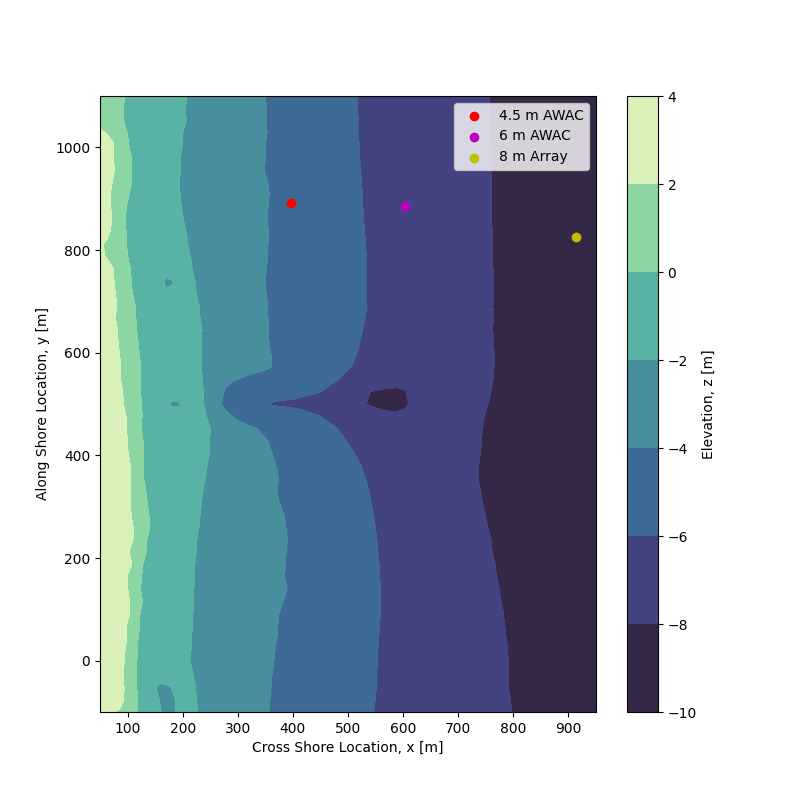

The Python source for this figure:
import numpy as np
import matplotlib.pyplot as plt
import netCDF4 as nc
import cmocean
import matplotlib.animation as animation

def main():

    # Add the FRF Bathymetry to the map 
    # Data from September 28th, 2021
    # bathy_url = 'https://chlthredds.erdc.dren.mil/thredds/dodsC/frf/geomorphology/DEMs/surveyDEM/data/FRF_geomorphology_DEMs_surveyDEM_20210928.nc'
    bathy_file = '../microSWIFT_data/FRFdata/FRF_geomorphology_DEMs_surveyDEM_20211021.nc'
    bathy_dataset = nc.Dataset(bathy_file)
    # Create grid from coordinates
    xFRF_grid, yFRF_grid = np.meshgrid(bathy_dataset['xFRF'][:],bathy_dataset['yFRF'][:])
    bathy = bathy_dataset['elevation'][0,:,:]

    # Fixed Instrument Locations
    awac4p5m_location = [397.35, 890.98] # Converted from lat lon locations published on FRF data portal
    awac6m_location = [603.12, 886.68]   # Converted from lat lon locations published on FRF data portal
    array8m_location = [914.05, 826.08]  # Nominal location based on published data even though this array has multiple locations

    # Plot the Bathymetry 
    fig_bathy, ax= plt.subplots(figsize=(8,8))
    im = ax.contourf(xFRF_grid, yFRF_grid, bathy, cmap=cmocean.cm.deep_r)
    ax.set_xlabel('Cross Shore Location, x [m]')
    ax.set_ylabel('Along Shore Location, y [m]')
    cbar = fig_bathy.colorbar(im)
    cbar.ax.set_ylabel('Elevation, z [m]')

    # Plot the Location of the 4.5 m AWAC, 6 m AWAC and 8 m Array and Pier
    ax.scatter(awac4p5m_location[0],awac4p5m_location[1], color='r', label='4.5 m AWAC')
    ax.scatter(awac6m_location[0], awac6m_location[1], color='m', label='6 m AWAC')
    ax.scatter(array8m_location[0], array8m_location[1], color='y', label='8 m Array')
    ax.legend()

    # Save the Figure 
    fig_bathy.savefig('../writing/Figures/fig01.png', dpi=300)

    return

if __name__=='__main__':
    main()
